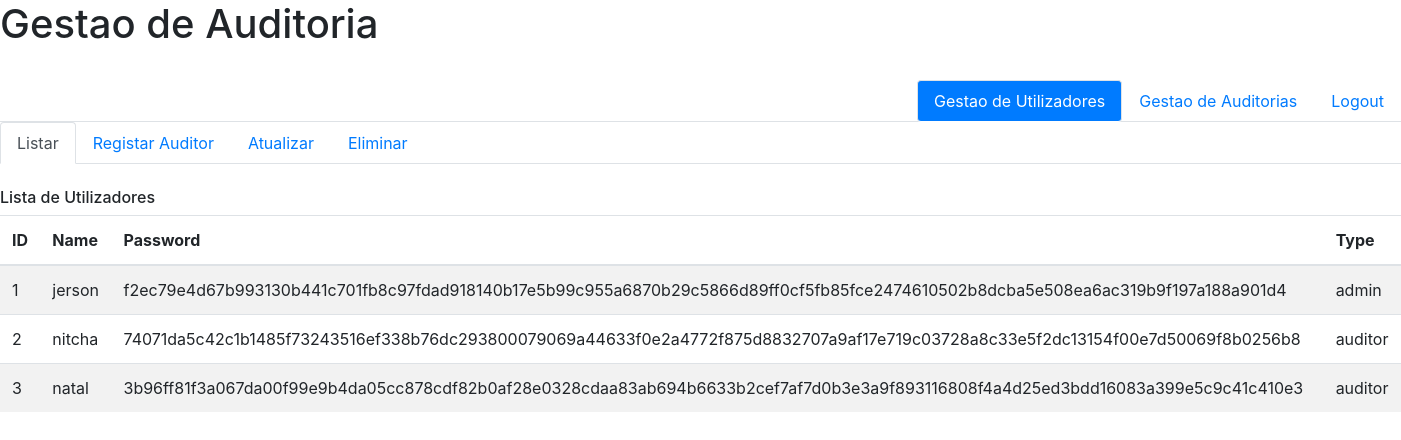
/mainpageAdmin (signed in), run on the app's committed database.
### tables this page shows
CREATE TABLE UTILIZADOR
         (ID INT PRIMARY KEY     NOT NULL,
         USER           TEXT    NOT NULL,
         PASSWORD           TEXT    NOT NULL,
         TYPE            TEXT     NOT NULL);

### app.py (the view)
@app.route('/mainpageAdmin')
def mainpageAdmin():
    if 'user' in session:
        if session['user'] == 1:
            conn = sqlite3.connect('auditoria.db')
            conn.row_factory = sqlite3.Row
            cursor = conn.execute("SELECT * from UTILIZADOR ")
            rows = cursor.fetchall()
            conn.close()
            return render_template('mainpageAdmin.html', rows = rows)
        else:
            return render_template('permition.html')
    else:
        return render_template('login.html')

### templates/mainpageAdmin.html (shortened to what this page needs)
<!DOCTYPE html>
<html>
  <head>
    <link rel="stylesheet" href="https://stackpath.bootstrapcdn.com/bootstrap/4.3.1/css/bootstrap.min.css" \
>
  </head>
  <body>
    <h1>Gestao de Auditoria</h1><br>
    <ul class="nav justify-content-end nav-tabs nav-pills">
      <li class="nav-item">
        <a class="nav-link active" href="mainpageAdmin">Gestao de Utilizadores</a>
      </li>
      <li class="nav-item">
        <a class="nav-link" href="#">Gestao de Auditorias</a>
      </li>
      <li class="nav-item">
        <a class="nav-link" href="/index">Logout</a>
      </li>
    </ul>
    <ul class="nav nav-tabs">
      <li class="nav-item">
        <a class="nav-link active" href="/mainpageAdmin">Listar</a>
      </li>
      <li class="nav-item">
        <a class="nav-link" href="/mainpageAdmin/addAuditor">Registar Auditor</a>
      </li>
      <li class="nav-item">
        <a class="nav-link" href="/mainpageAdmin/updateUser">Atualizar</a>
      </li>
      <li class="nav-item">
        <a class="nav-link" href="#">Eliminar</a>
      </li>
    </ul><br>
    <h6>Lista de Utilizadores</h6>
    <table class="table table-striped">
      <thead>
        <tr>
          <th scope="col">ID</th>
          <th scope="col">Name</th>
          <th scope="col">Password</th>
          <th scope="col">Type</th>
        </tr>
      </thead>
        {% for row in rows %}
        <tr>
          <td>{{row["ID"]}}</td>
          <td>{{row["USER"]}}</td>
          <td> {{ row["PASSWORD"]}}</td>
          <td>{{row['TYPE']}}</td>
        </tr>
        {% endfor %}
    </table>
  </body>
</html>

### data on the page
UTILIZADOR: ID "1", USER "jerson", PASSWORD "f2ec79e4d67b993130b441c701fb8c97fdad918140b17e5b99c955a6870b29c5866d89ff0cf5fb85fce2474610502b8dcba5e508ea6ac319b9f197a188a901d4", TYPE "admin"
UTILIZADOR: ID "2", USER "nitcha", PASSWORD "74071da5c42c1b1485f73243516ef338b76dc293800079069a44633f0e2a4772f875d8832707a9af17e719c03728a8c33e5f2dc13154f00e7d50069f8b0256b8", TYPE "auditor"
UTILIZADOR: ID "3", USER "natal", PASSWORD "3b96ff81f3a067da00f99e9b4da05cc878cdf82b0af28e0328cdaa83ab694b6633b2cef7af7d0b3e3a9f893116808f4a4d25ed3bdd16083a399e5c9c41c410e3", TYPE "auditor"
